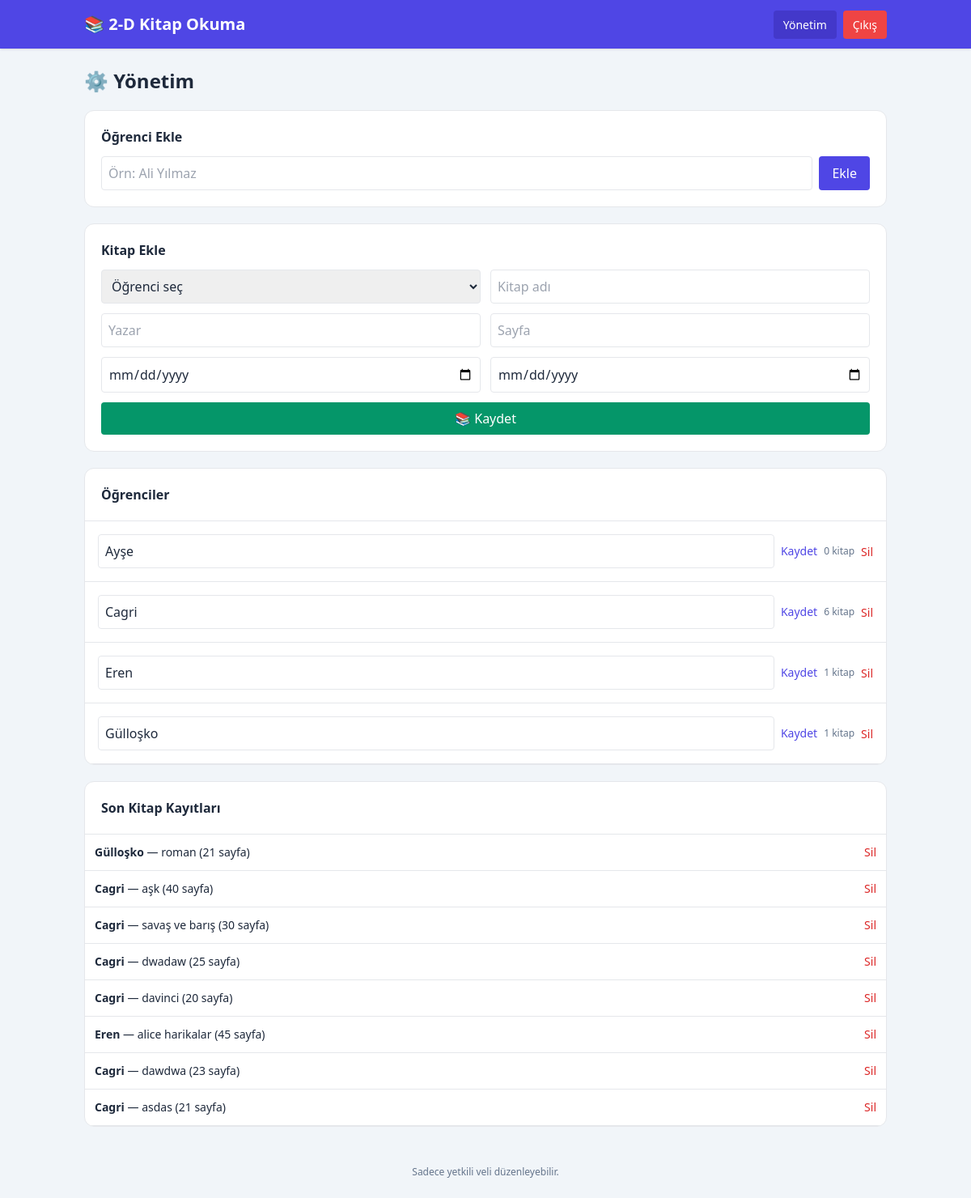
/admin (signed in), run on an earlier commit of the app's database.
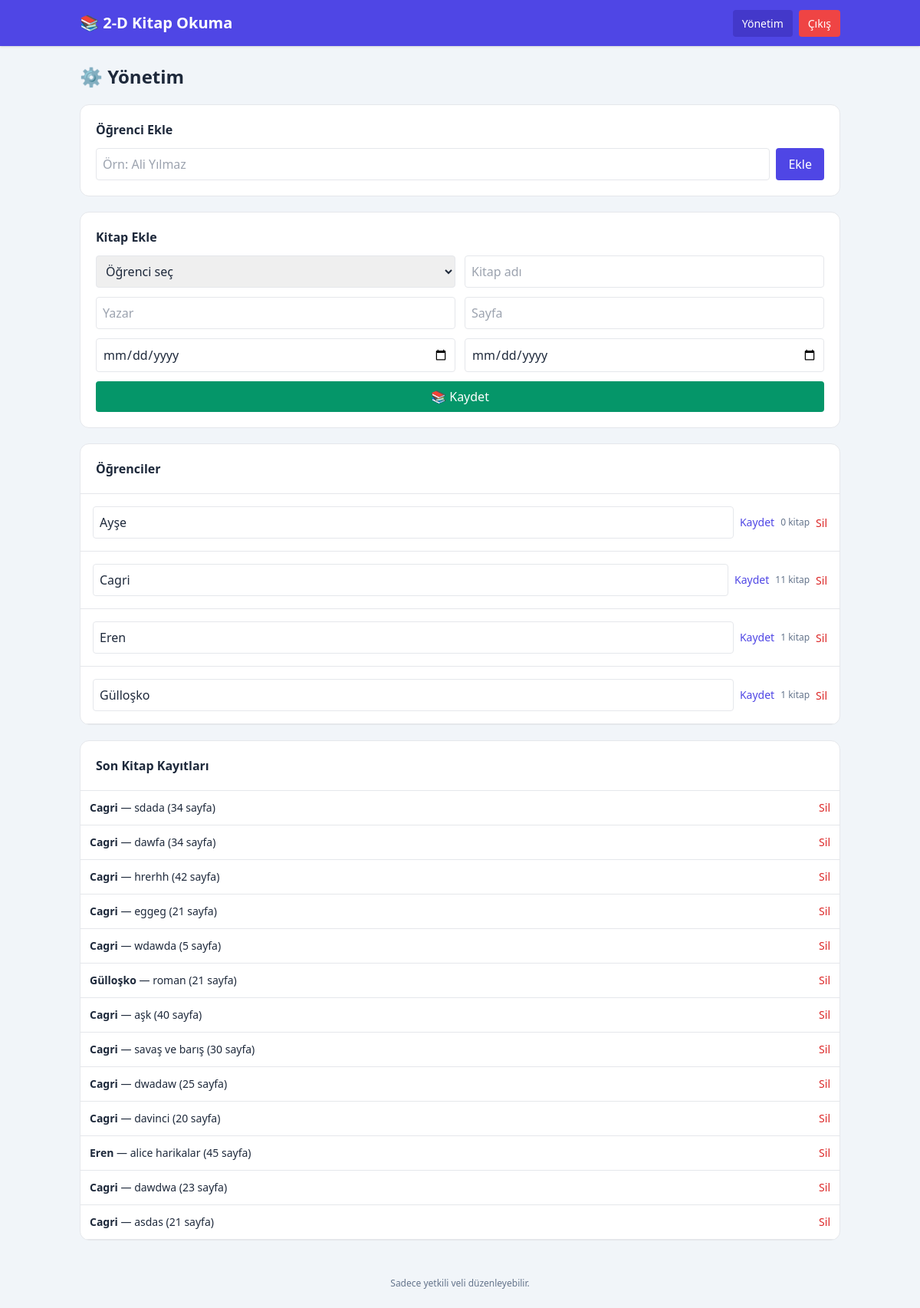
And on a later commit of the database.
### tables this page shows
CREATE TABLE students (
        id INTEGER PRIMARY KEY AUTOINCREMENT,
        name TEXT NOT NULL UNIQUE,
        created_at TIMESTAMP DEFAULT CURRENT_TIMESTAMP
    );

CREATE TABLE books (
        id INTEGER PRIMARY KEY AUTOINCREMENT,
        student_id INTEGER NOT NULL,
        title TEXT NOT NULL,
        author TEXT NOT NULL,
        page_count INTEGER NOT NULL,
        issue_date TEXT NOT NULL,
        return_date TEXT NOT NULL,
        created_at TIMESTAMP DEFAULT CURRENT_TIMESTAMP,
        FOREIGN KEY(student_id) REFERENCES students(id) ON DELETE CASCADE
    );

### app.py (the view)
@app.route('/admin')
@login_required
def admin():
    conn = db()
    students = conn.execute("""
        SELECT
            s.id,
            s.name,
            COUNT(b.id) AS book_count,
            COALESCE(SUM(b.page_count), 0) AS total_pages
        FROM students s
        LEFT JOIN books b
            ON b.student_id = s.id
        GROUP BY s.id
        ORDER BY s.name COLLATE NOCASE
    """).fetchall()
    books = conn.execute("""
        SELECT
            b.*,
            s.name AS student_name
        FROM books b
        JOIN students s
            ON s.id = b.student_id
        ORDER BY b.id DESC
    """).fetchall()
    conn.close()
    return render_template(
        'admin.html',
        students=students,
        books=books
    )

### app.py (called while the page is built)
def db():
    os.makedirs(
        os.path.dirname(DB_PATH),
        exist_ok=True
    )
    conn = sqlite3.connect(DB_PATH)
    conn.row_factory = sqlite3.Row
    return conn

def login_required(f):
    @wraps(f)
    def wrapper(*args, **kwargs):
        if not session.get('is_admin'):
            flash(
                'Bu sayfaya erişmek için giriş yapmalısınız.',
                'error'
            )
            return redirect(url_for('login'))
        return f(*args, **kwargs)
    return wrapper

### templates/admin.html
{% extends 'base.html' %}{% block content %}<h1 class="text-2xl font-bold mb-5">⚙️ Yönetim</h1><div class="bg-white p-5 rounded-xl border mb-5"><h2 class="font-bold mb-3">Öğrenci Ekle</h2><form method="post" action="{{url_for('add_student')}}" class="flex gap-2"><input name="name" required placeholder="Örn: Ali Yılmaz" class="flex-1 p-2 border rounded"><button class="bg-indigo-600 text-white px-4 rounded">Ekle</button></form></div><div class="bg-white p-5 rounded-xl border mb-5"><h2 class="font-bold mb-3">Kitap Ekle</h2><form method="post" action="{{url_for('add_book')}}" class="grid md:grid-cols-2 gap-3"><select name="student_id" required class="p-2 border rounded"><option value="">Öğrenci seç</option>{% for s in students %}<option value="{{s.id}}">{{s.name}}</option>{% endfor %}</select><input name="title" required placeholder="Kitap adı" class="p-2 border rounded"><input name="author" required placeholder="Yazar" class="p-2 border rounded"><input name="page_count" required type="number" min="1" placeholder="Sayfa" class="p-2 border rounded"><input name="issue_date" required type="date" class="p-2 border rounded"><input name="return_date" required type="date" class="p-2 border rounded"><button class="md:col-span-2 bg-emerald-600 text-white p-2 rounded">📚 Kaydet</button></form></div><div class="bg-white rounded-xl border overflow-hidden"><h2 class="font-bold p-5 border-b">Öğrenciler</h2>{% for s in students %}<div class="p-4 border-b flex items-center gap-2"><form method="post" action="{{url_for('edit_student',id=s.id)}}" class="flex-1 flex gap-2"><input name="name" value="{{s.name}}" class="flex-1 p-2 border rounded"><button class="text-indigo-600 text-sm">Kaydet</button></form><span class="text-xs text-slate-500">{{s.book_count}} kitap</span><form method="post" action="{{url_for('delete_student',id=s.id)}}" onsubmit="return confirm('Öğrenci ve tüm kitapları silinsin mi?')"><button class="text-red-600 text-sm">Sil</button></form></div>{% endfor %}</div><div class="bg-white rounded-xl border overflow-hidden mt-5"><h2 class="font-bold p-5 border-b">Son Kitap Kayıtları</h2>{% for b in books %}<div class="p-3 border-b text-sm"><b>{{b.student_name}}</b> — {{b.title}} ({{b.page_count}} sayfa)<form class="inline float-right" method="post" action="{{url_for('delete_book',id=b.id)}}"><button class="text-red-600">Sil</button></form></div>{% else %}<div class="p-5 text-slate-500">Kitap yok.</div>{% endfor %}</div>{% endblock %}

### templates/base.html (shortened to what this page needs)
<!doctype html>
<html lang="tr">
<head>
    <script src="https://cdn.tailwindcss.com"></script>
    <link rel="stylesheet" href="https://cdnjs.cloudflare.com/ajax/libs/font-awesome/6.6.0/css/all.min.css">
</head>
<body class="bg-slate-100 text-slate-800 min-h-screen">
    <header class="bg-indigo-600 text-white shadow">
        <div class="max-w-5xl mx-auto px-4 py-4 flex justify-between items-center"><a href="/"
                class="font-bold text-xl">📚 2-D Kitap Okuma</a>
            <div>{% if session.get('is_admin') %}<a href="{{url_for('admin')}}"
                    class="bg-indigo-700 px-3 py-2 rounded mr-2 text-sm">Yönetim</a><a href="{{url_for('logout')}}"
                    class="bg-red-500 px-3 py-2 rounded text-sm">Çıkış</a>{% else %}<a href="{{url_for('login')}}"
                    class="bg-indigo-500 px-3 py-2 rounded text-sm">Veli Girişi</a>{% endif %}</div>
        </div>
    </header>
    <main class="max-w-5xl mx-auto px-4 py-6">{% block content
        %}{% endblock %}</main>
    <footer class="text-center text-xs text-slate-500 py-6">Sadece yetkili veli düzenleyebilir.</footer>
</body>
</html>

What changed in the data, as far as the page shows it:
computed for students "Cagri": book_count "6" → "11"
added books: student_name "Cagri", title "sdada", page_count "34"
added books: student_name "Cagri", title "dawfa", page_count "34"
added books: student_name "Cagri", title "hrerhh", page_count "42"
added books: student_name "Cagri", title "eggeg", page_count "21"
added books: student_name "Cagri", title "wdawda", page_count "5"
